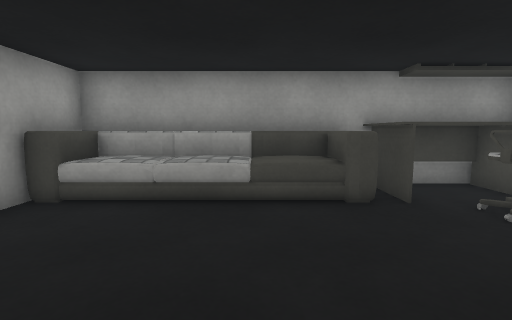
View 1 (above)

16 first-person views from a walk through a scene from a Unity 3-D project. The camera is 0.67 m above the floor, tilts 6° down and sees 85° across. Doors are open. The floor is counted in squares, 0.5 m on a side. Each view is taken from the middle of a square. On the plan, view 1 faces up. The plan holds only what a view shows up to about 13 squares ahead; the rest is blank. The player character is not drawn. Some surface patterns are stand-ins.

View 2
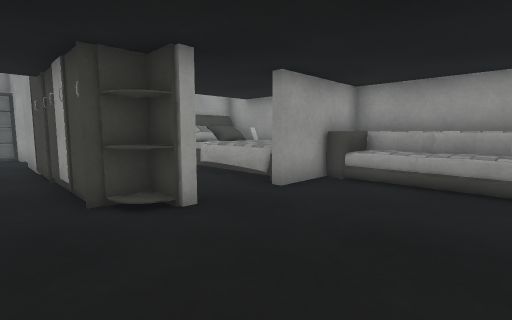

View 3
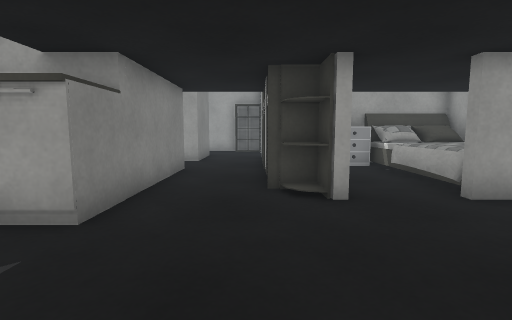

View 4
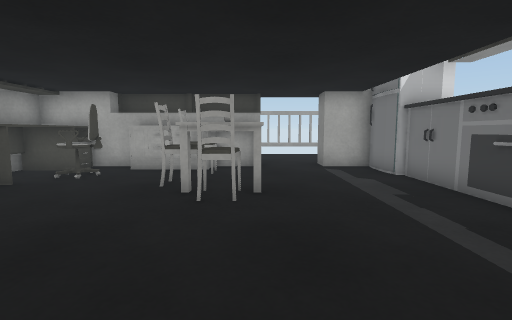

View 5
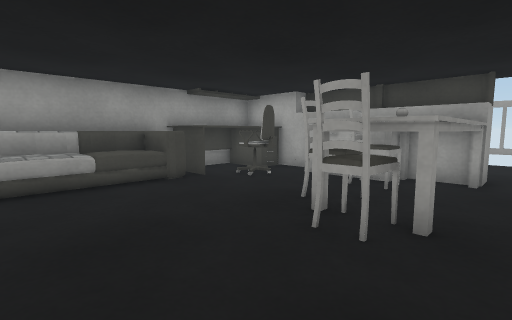

View 6
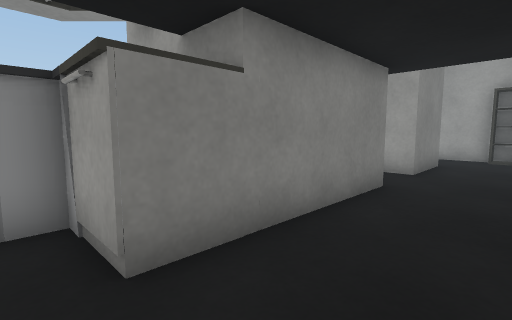

View 7
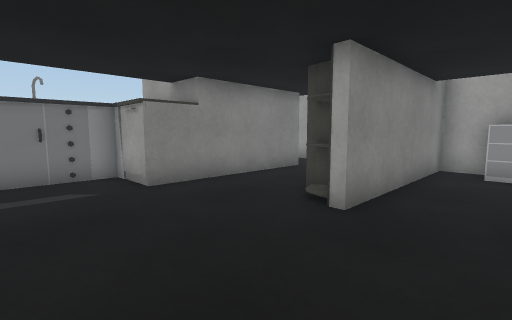

View 8
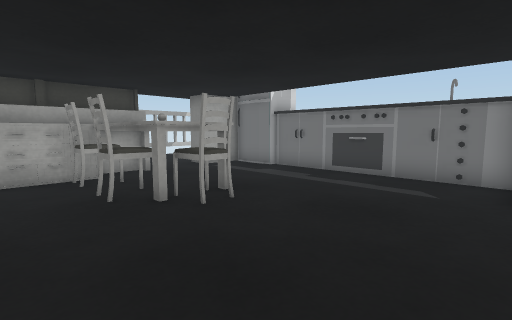

View 9
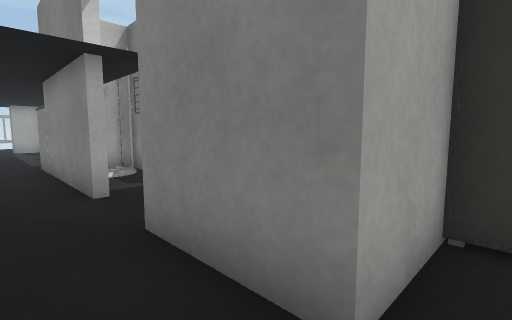

View 10
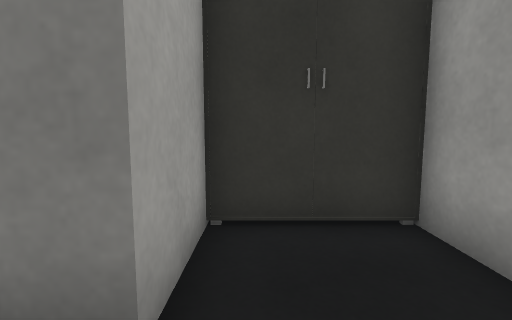

View 11
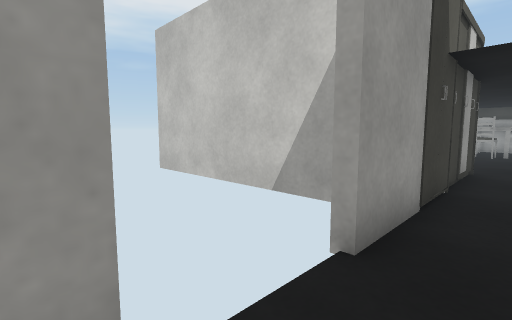

View 12
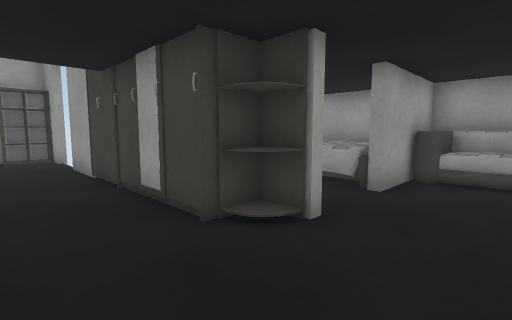

View 13
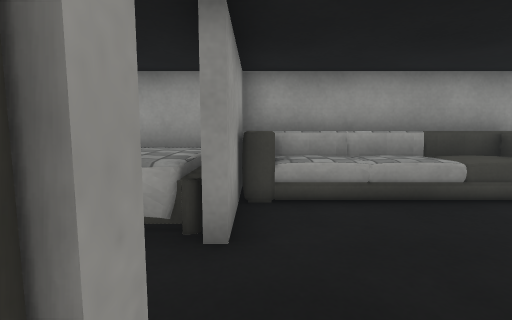

View 14
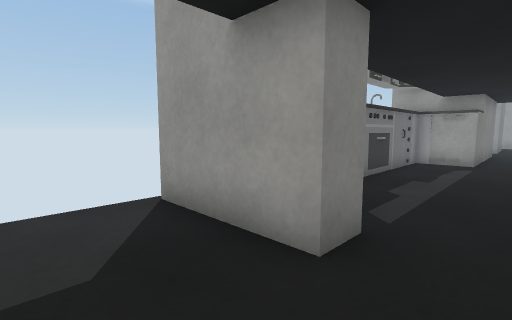

View 15
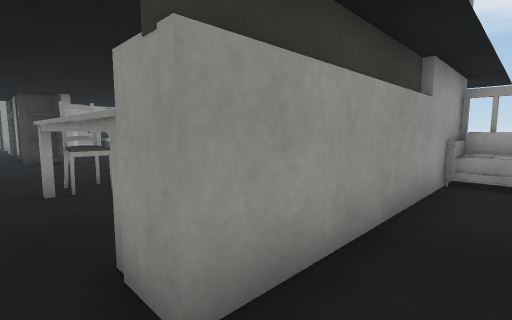

View 16
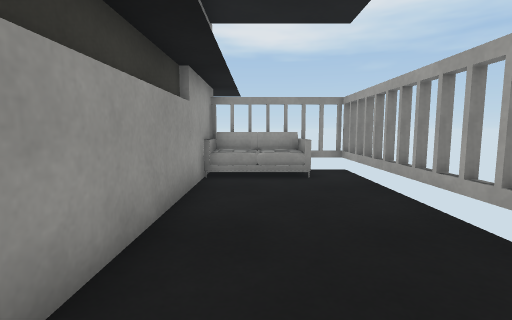

### Floor plan
Ten units are one square. View 1 is at (0, 0); x grows to the right and y downward. Boxes are objects, and circles mark ways between rooms. Rooms are numbered by the first view taken in them; rooms with no view inside come last. Other rooms are left out.
<svg viewBox="-180 -90 310 170">
<path fill="none" stroke="#000" d="M-43 -8 -43 -4M-43 -45 -43 -32M-90 35 -44 35M65 12 65 -70 -43 -70 -43 -64M-108 7 -132 7M65 54 65 35M-143 59 -143 35 -113 35M-155 7 -165 7M-173 24 -173 59M75 35 75 72M75 -78 75 12M-109 -36 -109 -8 -43 -8M-52 -70 -108 -70"/>
<rect x="-175" y="5" width="10" height="20" fill="#bbb"><title>rack</title></rect>
<rect x="-165" y="55" width="20" height="20" fill="#bbb"><title>cabinet</title></rect>
<rect x="-95" y="-5" width="10" height="20" fill="#bbb"><title>cabinet</title></rect>
<rect x="-85" y="-5" width="40" height="20" fill="#bbb"><title>cabinet</title></rect>
<rect x="-65" y="35" width="10" height="10" fill="#bbb"><title>shower</title></rect>
<rect x="-45" y="45" width="20" height="20" fill="#bbb"><title>other object</title></rect>
<rect x="-45" y="35" width="20" height="10" fill="#bbb"><title>table</title></rect>
<rect x="-45" y="-65" width="70" height="20" fill="#bbb"><title>sofa</title></rect>
<rect x="-25" y="55" width="10" height="10" fill="#bbb"><title>other object</title></rect>
<rect x="-15" y="55" width="50" height="20" fill="#bbb"><title>other object</title></rect>
<rect x="5" y="-5" width="20" height="20" fill="#bbb"><title>chair</title></rect>
<rect x="15" y="-15" width="10" height="10" fill="#bbb"><title>table</title></rect>
<rect x="25" y="-15" width="40" height="30" fill="#bbb"><title>table</title></rect>
<rect x="25" y="-15" width="10" height="10" fill="#bbb"><title>chair</title></rect>
<rect x="25" y="-65" width="40" height="20" fill="#bbb"><title>table</title></rect>
<rect x="35" y="45" width="30" height="30" fill="#bbb"><title>fridge</title></rect>
<rect x="35" y="-55" width="20" height="20" fill="#bbb"><title>chair</title></rect>
<rect x="45" y="-15" width="10" height="10" fill="#bbb"><title>chair</title></rect>
<rect x="55" y="-35" width="10" height="20" fill="#bbb"><title>other object</title></rect>
<rect x="75" y="-75" width="30" height="20" fill="#bbb"><title>sofa</title></rect>
<rect x="75" y="-85" width="50" height="10" fill="#bbb"><title>other object</title></rect>
<rect x="115" y="-15" width="10" height="30" fill="#bbb"><title>other object</title></rect>
<rect x="115" y="-75" width="10" height="30" fill="#bbb"><title>other object</title></rect>
<rect x="-105" y="-35" width="10" height="20" fill="#bbb"><title>drawers</title></rect>
<rect x="-105" y="-75" width="60" height="40" fill="#bbb"><title>bed</title></rect>
<circle cx="70" cy="25" r="3" fill="#2a7"/>
<circle cx="-45" cy="-20" r="3" fill="#2a7"/>
<text x="-20" y="10">1</text>
<text x="100" y="-10">2</text>
<text x="-80" y="-40">3</text>
</svg>
Room 1 opens to room 2. Room 1 opens to room 3.

Where each view was taken, in squares from view 1:
view 1: 0 up, 0 right, facing up
view 2: 2 down, 0 right, facing up-left
view 3: 1 down, 1 right, facing left
view 4: 1 down, 4 left, facing right
view 5: 2 down, 2 left, facing up-right
view 6: 1 down, 2 left, facing down-left
view 7: 3 up, 0 right, facing down-left
view 8: 3 up, 3 left, facing down-right
view 9: 2 down, 15 left, facing down-right
view 10: 2 down, 15 left, facing down
view 11: 2 down, 16 left, facing up-right
view 12: 3 down, 2 left, facing up-left
view 13: 0 up, 4 left, facing up
view 14: 2 down, 10 right, facing down-left
view 15: 2 down, 9 right, facing up-left
view 16: 2 down, 9 right, facing up
